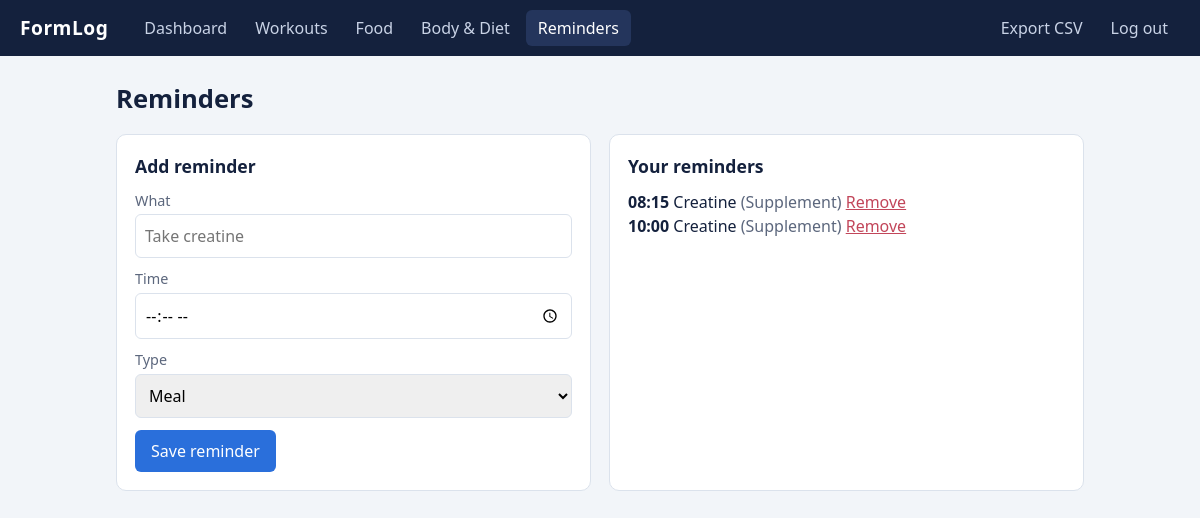
Screenshot of /reminders (signed in) with the database file from the repository.
### tables this page shows
CREATE TABLE reminders(id INTEGER PRIMARY KEY, user_id INT, label TEXT, time TEXT, kind TEXT);

### app.py (the view)
@app.route("/reminders", methods=["GET", "POST"])
@login_required
def reminders():
    uid = session["uid"]
    if request.method == "POST":
        db().execute("INSERT INTO reminders(user_id,label,time,kind) VALUES(?,?,?,?)",
                     (uid, request.form["label"], request.form["time"], request.form["kind"]))
        db().commit(); return redirect(url_for("reminders"))
    rows = db().execute("SELECT * FROM reminders WHERE user_id=? ORDER BY time", (uid,)).fetchall()
    return render_template("reminders.html", rows=rows)

### app.py (called while the page is built)
def db():
    if "db" not in g:
        g.db = sqlite3.connect(DB)
        g.db.row_factory = sqlite3.Row
    return g.db

def login_required(f):
    @wraps(f)
    def w(*a, **k):
        if "uid" not in session: return redirect(url_for("login"))
        return f(*a, **k)
    return w

### templates/reminders.html
{% extends "base.html" %}{% block body %}
<h1>Reminders</h1><div class="grid">
<div class="card"><h2>Add reminder</h2><form method="post">
<label>What</label><input name="label" placeholder="Take creatine" required>
<label>Time</label><input name="time" type="time" required>
<label>Type</label><select name="kind"><option>Meal</option><option>Supplement</option><option>Workout</option></select>
<button>Save reminder</button></form></div>
<div class="card"><h2>Your reminders</h2>
{% for r in rows %}<div><b>{{ r.time }}</b> {{ r.label }} <span class="muted">({{ r.kind }})</span>
 <a class="del" href="{{ url_for('reminder_delete', rid=r.id) }}">Remove</a></div>
{% else %}<p class="muted">No reminders yet.</p>{% endfor %}</div></div>{% endblock %}

### templates/base.html (style rules this page uses)
:root { --ink:#14213d;--muted:#5c677d;--bg:#f2f5f9;--card:#fff;--line:#dbe2ec;--accent:#2a6fdb;--p:#2a6fdb;--c:#e09f1f;--f:#c2465a }
* { box-sizing:border-box }
body { margin:0;font:16px/1.5 "Segoe UI",system-ui,sans-serif;background:var(--bg);color:var(--ink) }
h1 { font-size:1.6rem;margin:0 0 16px }
h2 { font-size:1.1rem;margin:0 0 10px }
.card { background:var(--card);border:1px solid var(--line);border-radius:10px;padding:18px;margin-bottom:18px }
.grid { display:grid;grid-template-columns:repeat(auto-fit,minmax(280px,1fr));gap:18px }
label { display:block;font-size:.9rem;color:var(--muted);margin:10px 0 3px }
input,select { width:100%;padding:9px;border:1px solid var(--line);border-radius:6px;font:inherit }
button,.btn { background:var(--accent);color:#fff;border:0;border-radius:6px;padding:9px 16px;font:inherit;cursor:pointer;text-decoration:none;display:inline-block;margin-top:12px }
button.del,a.del { color:var(--f);background:none;padding:0;margin:0 }
.muted { color:var(--muted) }

### rows the page displays
reminders: time "08:15", label "Creatine", kind "Supplement"
reminders: time "10:00", label "Creatine", kind "Supplement"

### other values shown
{{ l }} "Dashboard" "Workouts" "Food" "Body & Diet" "Reminders"
